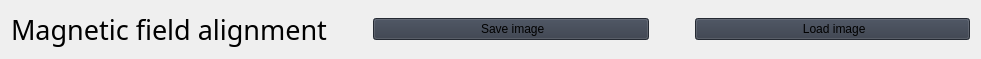
                      <widget class="QWidget" name="horizontalLayoutWidget_5">
                       <property name="geometry">
                        <rect>
                         <x>10</x>
                         <y>0</y>
                         <width>981</width>
                         <height>56</height>
                        </rect>
                       </property>
                       <layout class="QHBoxLayout" name="horizontalLayout_13">
                        <item>
                         <widget class="QLabel" name="label_20">
                          <property name="font">
                           <font>
                            <family>Segoe UI Semibold</family>
                            <pointsize>20</pointsize>
                            <italic>false</italic>
                            <bold>false</bold>
                           </font>
                          </property>
                          <property name="styleSheet">
                           <string notr="true">font: 63 20pt &quot;Segoe UI Semibold&quot;;</string>
                          </property>
                          <property name="text">
                           <string>Magnetic field alignment</string>
                          </property>
                         </widget>
                        </item>
                        <item>
                         <spacer name="horizontalSpacer_16">
                          <property name="orientation">
                           <enum>Qt::Vertical</enum>
                          </property>
                          <property name="sizeType">
                           <enum>QSizePolicy::Fixed</enum>
                          </property>
                          <property name="sizeHint" stdset="0">
                           <size>
                            <width>40</width>
                            <height>20</height>
                           </size>
                          </property>
                         </spacer>
                        </item>
                        <item>
                         <widget class="QPushButton" name="magnet_save_2">
                          <property name="sizePolicy">
                           <sizepolicy hsizetype="Expanding" vsizetype="Fixed">
                            <horstretch>0</horstretch>
                            <verstretch>0</verstretch>
                           </sizepolicy>
                          </property>
                          <property name="styleSheet">
                           <string notr="true">background-color: rgb(52, 59, 72);
font: 63 15pt &quot;Segoe UI Semibold&quot;;</string>
                          </property>
                          <property name="text">
                           <string> Save image</string>
                          </property>
                          <property name="icon">
                           <iconset>
                            <normaloff>:/icons/images/icons/cil-save.png</normaloff>:/icons/images/icons/cil-save.png</iconset>
                          </property>
                         </widget>
                        </item>
                        <item>
                         <spacer name="horizontalSpacer_20">
                          <property name="orientation">
                           <enum>Qt::Vertical</enum>
                          </property>
                          <property name="sizeType">
                           <enum>QSizePolicy::Fixed</enum>
                          </property>
                          <property name="sizeHint" stdset="0">
                           <size>
                            <width>40</width>
                            <height>20</height>
                           </size>
                          </property>
                         </spacer>
                        </item>
                        <item>
                         <widget class="QPushButton" name="magnet_load">
                          <property name="sizePolicy">
                           <sizepolicy hsizetype="Expanding" vsizetype="Fixed">
                            <horstretch>0</horstretch>
                            <verstretch>0</verstretch>
                           </sizepolicy>
                          </property>
                          <property name="styleSheet">
                           <string notr="true">background-color: rgb(52, 59, 72);
font: 63 15pt &quot;Segoe UI Semibold&quot;;</string>
                          </property>
                          <property name="text">
                           <string> Load image</string>
                          </property>
                          <property name="icon">
                           <iconset>
                            <normaloff>:/icons/images/icons/cil-folder-open.png</normaloff>:/icons/images/icons/cil-folder-open.png</iconset>
                          </property>
                         </widget>
                        </item>
                       </layout>
                      </widget>
